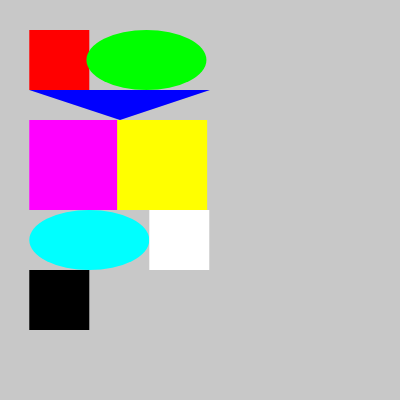
Frame 1 (no input)
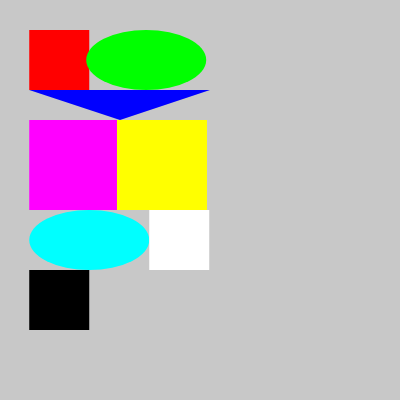
Frame 60 (no input)
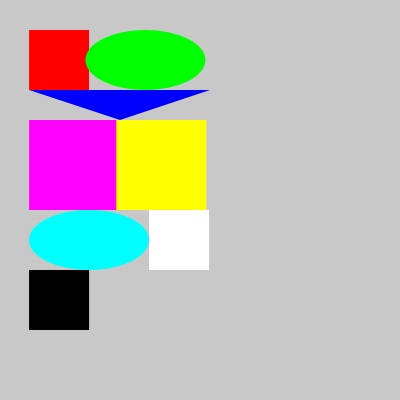
Frame 120 (the mouse pressed at the canvas centre since frame 60)

The p5.js sketch that drew these frames (run headless with seeded random() and noise() and a simulated clock; from frame 60 on, the mouse is pressed at the canvas centre):

// p5.js sketch
// ── sketch.js

// helpful comemnttn is hthsi
var x = 30;
var y = 30;
var w = 30;
var h = 30;

//sets it up
function setup() {
    createCanvas(400, 400);
}

//makes random values for the shapes
function random(min, max) {
    return Math.random() * (max - min) + min;
  }
//draw fucntion
function draw() {
    //makes x a random number
    x=random(29,29.4);
    //CHANGES THE FRAMERATE (AMAZING)
    frameRate(59);
    //makes background grey
    background(200);
    //no stroke for shapes
    noStroke();
    //fills red
    //helpful comment
    fill(255,0,0);
    //makes the first rectangle
    rect(x, y, 2*w, 2*h);
    fill(0,255,0);
    ellipse(5*x, 2*y, 4*w, 2*h);
    fill(0,0,255);
    triangle(x, 3*y, 7*w, 3*y, 4*w, 4*y);
    fill(255,0,255);
    rect(x, y*4, 3*w, 3*h);
    fill(255,255,0);
    rect(x*4, y*4, 3*w, 3*h);
    fill(0,255,255);
    ellipse(x+(w*2), y*7+h, w*4, h*2);
    fill(255,255,255);
    rect(x+w*4, y*7, w*2, h*2);
    fill(0,0,0);
    rect(x, y*9, w*2, h*2);
}
